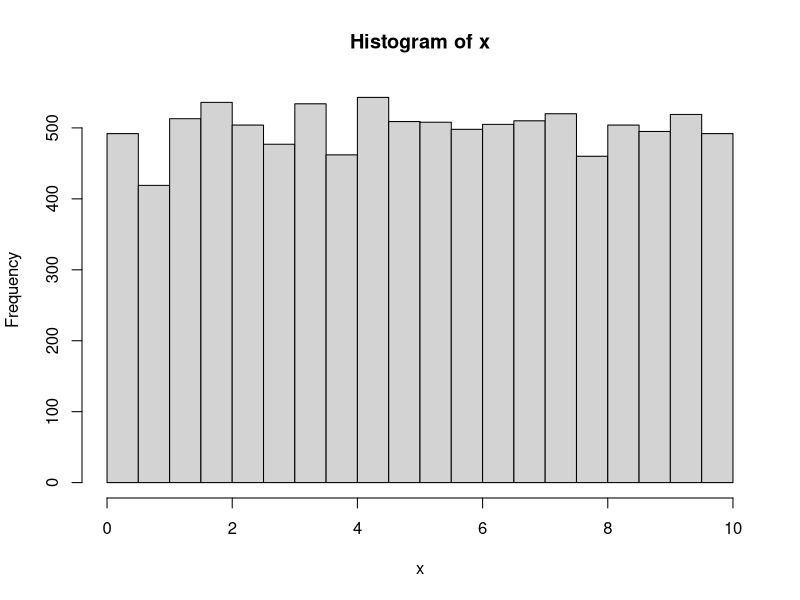
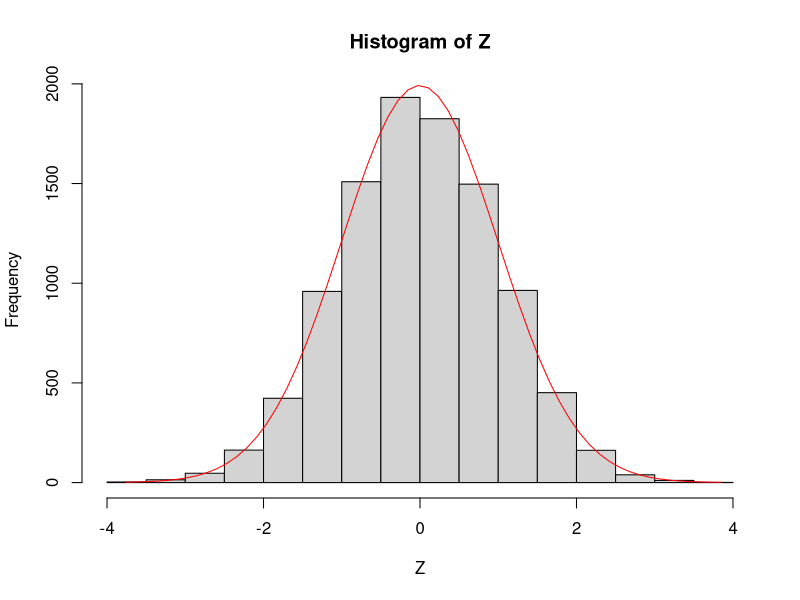

Source code (R) for these figures, in order:
######################################
x=runif(10000,0,10)
x
hist(x)
n=50
mu = 5
Z=c()
sigma=sqrt(25/3)
for (i in 1:10000){
  y=runif(50,0,10)
  z=(mean(y)-mu)/(sigma/sqrt(50))
  Z=c(Z,z)
}
print(Z)
h=hist(Z)
xfit<-seq(min(Z),max(Z),length=60) 
yfit<-dnorm(xfit,mean=mean(Z),sd=sd(Z)) 
yfit <- yfit*diff(h$mids[1:2])*length(Z) 
lines(xfit, yfit, col="red", lwd=1)
xfit
h
